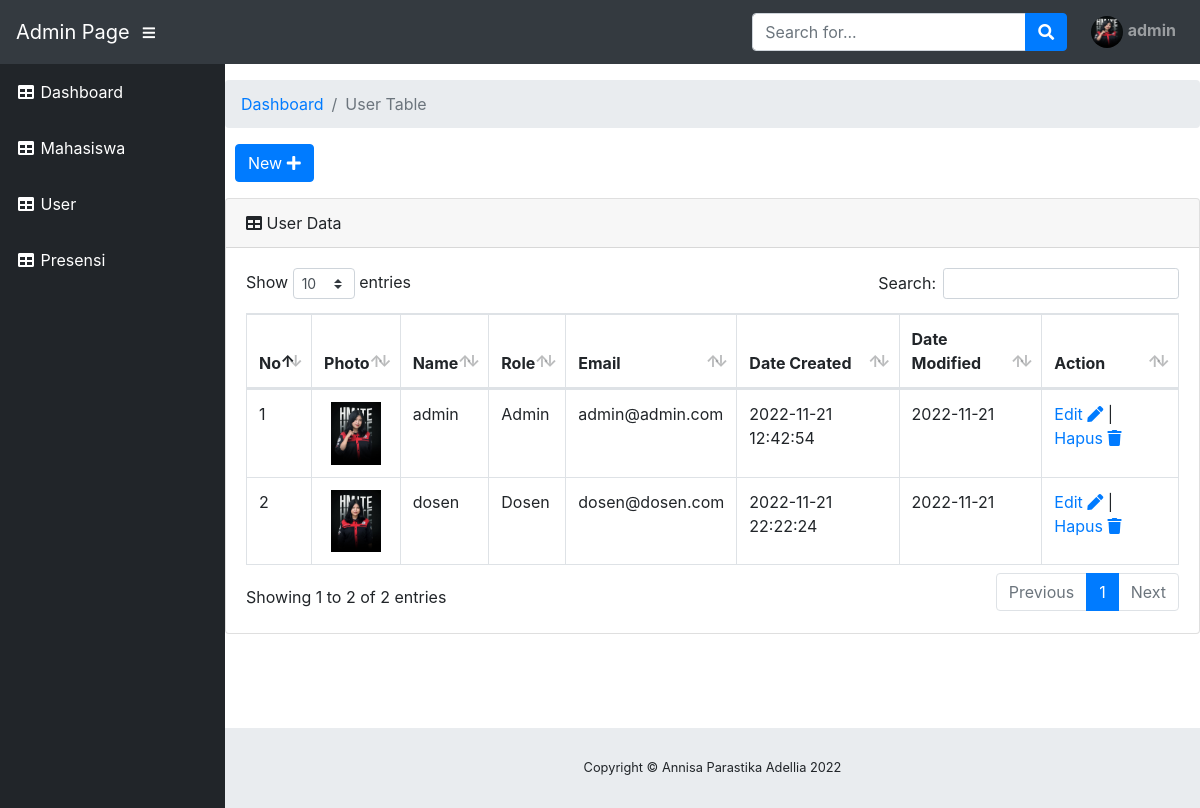
The page /admin_user_table.php (signed in) on the database its author committed.
### tables this page shows
CREATE TABLE `user` (
  `email` varchar(60) NOT NULL,
  `name` varchar(30) DEFAULT NULL,
  `password` varchar(100) DEFAULT NULL,
  `role` varchar(50) NOT NULL,
  `date_created` datetime NOT NULL DEFAULT current_timestamp() ON UPDATE current_timestamp(),
  `date_modified` date NOT NULL,
  `photo` varchar(50) NOT NULL
);

### admin_user_table.php (the view, shortened to what this page needs)
<?php
require('include/connect_db.php');
?>
<!DOCTYPE html>
<html lang="en">
<head>
  <link href="vendor/fontawesome-free/css/all.min.css" rel="stylesheet" type="text/css">
  <link href="vendor/datatables/dataTables.bootstrap4.css" rel="stylesheet">
  <link href="css/sb-admin.css" rel="stylesheet">
</head>
<body id="page-top">
  <nav class="navbar navbar-expand navbar-dark bg-dark static-top">
    <?php include('include/navbar.php') ?>
    <?php include('include/admin_profile.php') ?>
  </nav>
  <div id="wrapper">
    <?php
    include('include/admin_sidebar.php')
    ?>
    <div id="content-wrapper">
      <ol class="breadcrumb">
        <li class="breadcrumb-item">
          <a href="index.php">Dashboard</a>
        </li>
        <li class="breadcrumb-item active">User Table</li>
      </ol>
      <a class="btn btn-primary mb-3" href="admin_user_add.php" role="button" style="margin-left: 10px">New
        <i class="fas fa-plus"></i></a>
      <div class="card mb-3">
        <div class="card-header">
          <i class="fas fa-table"></i>
          User Data
        </div>
        <div class="card-body">
          <div class="table-responsive">
            <table class="table table-bordered" id="dataTable" width="100%" cellspacing="0">
              <thead>
                <tr>
                  <th>No</th>
                  <th>Photo</th>
                  <th>Name</th>
                  <th>Role</th>
                  <th>Email</th>
                  <th>Date Created</th>
                  <th>Date Modified</th>
                  <th>Action</th>
                </tr>
              </thead>
              <tbody>
                <?php
                $query = "SELECT * FROM user ORDER BY email ASC";
                $result = mysqli_query($conn, $query);
                $no = 1;
                while ($row = mysqli_fetch_assoc($result)) {
                ?>
                  <tr>
                    <td><?php echo $no; ?></td>
                    <td style="text-align: center;">
                      <img src="images/<?php echo $row['photo']; ?>" style="width: 50px;">
                    </td>
                    <td><?php echo $row['name']; ?></td>
                    <td><?php echo $row['role']; ?></td>
                    <td><?php echo $row['email']; ?></td>
                    <td><?php echo $row['date_created']; ?></td>
                    <td><?php echo $row['date_modified']; ?></td>
                    <td>
                          <a href="admin_user_edit.php?email=<?php echo $row['email']; ?>">Edit  <i class="fas fa-pen"></i></a> |
                          <a href="proses_user_delete.php?email=<?php echo $row['email']; ?>" onclick="return confirm('Anda yakin akan menghapus data ini?')">Hapus  <i class="fas fa-trash"></i></a>
                        </td>
                  </tr>
                <?php
                  $no++;
                }
                ?>
              </tbody>
            </table>
          </div>
        </div>
      </div>
    </div>
    <footer class="sticky-footer">
      <?php include('include/footer.php') ?>
    </footer>
  </div>
</body>
</html>

### include/navbar.php
<a class="navbar-brand mr-1" href="index.php">Admin Page</a>
    <button class="btn btn-link btn-sm text-white order-1 order-sm-0" id="sidebarToggle" href="#">
      <i class="fas fa-bars"></i>
    </button>
    <form class="d-none d-md-inline-block form-inline ml-auto mr-0 mr-md-3 my-2 my-md-0">
      <div class="input-group">
        <input type="text" class="form-control" placeholder="Search for..." aria-label="Search" aria-describedby="basic-addon2">
        <div class="input-group-append">
          <button class="btn btn-primary" type="button">
            <i class="fas fa-search"></i>
          </button>
        </div>
      </div>
    </form>

### include/admin_profile.php (shortened to what this page needs)
<ul class="navbar-nav ml-auto ml-md-0">
    <li class="nav-item dropdown no-arrow">
        <a class="nav-link dropdown-toggle" href="#" id="userDropdown" role="button" data-toggle="dropdown" aria-haspopup="true" aria-expanded="false">
            <?php
               require 'connect_db.php';
               $sql2 = "SELECT * FROM user where email= '$_SESSION[login]'";
               $result2 = mysqli_query($conn, $sql2);
               $cek2 = mysqli_num_rows($result2);
               if ($cek2 > 0) {
                   $row2 = mysqli_fetch_assoc($result2);
               ?>
                <img src="images/<?php echo $row2['photo'] ?>" alt="" width="32" height="32" class="rounded-circle me-2">
                <strong><?php echo $_SESSION['name'] ?></strong>
                <?php
               }
                   ?>
    </li>
</ul>

### include/admin_sidebar.php
<ul class="sidebar navbar-nav">
  <li class="nav-item active">
    <a class="nav-link" href="index.php">
      <i class="fas fa-fw fa-table"></i>
      <span>Dashboard</span>
    </a>
  </li>
  <li class="nav-item active">
    <a class="nav-link" href="admin_mahasiswa_table.php">
      <i class="fas fa-fw fa-table"></i>
      <span>Mahasiswa</span>
    </a>
  </li>
  <li class="nav-item active">
    <a class="nav-link" href="admin_user_table.php">
      <i class="fas fa-fw fa-table"></i>
      <span>User</span>
    </a>
  </li>
  <li class="nav-item active">
    <a class="nav-link" href="admin_presensi_table.php">
      <i class="fas fa-fw fa-table"></i>
      <span>Presensi</span>
    </a>
  </li>
</ul>

### include/footer.php
<div class="container my-auto">
          <div class="copyright text-center my-auto">
            <span>Copyright © Annisa Parastika Adellia 2022</span>
          </div>
        </div>

### rows shown on the page
user: photo (picture), name "admin", role "Admin", email "admin@admin.com", date_created "2022-11-21 12:42:54", date_modified "2022-11-21"
user: photo (picture), name "dosen", role "Dosen", email "dosen@dosen.com", date_created "2022-11-21 22:22:24", date_modified "2022-11-21"

### other values the page prints
$_SESSION['name'] "admin"
